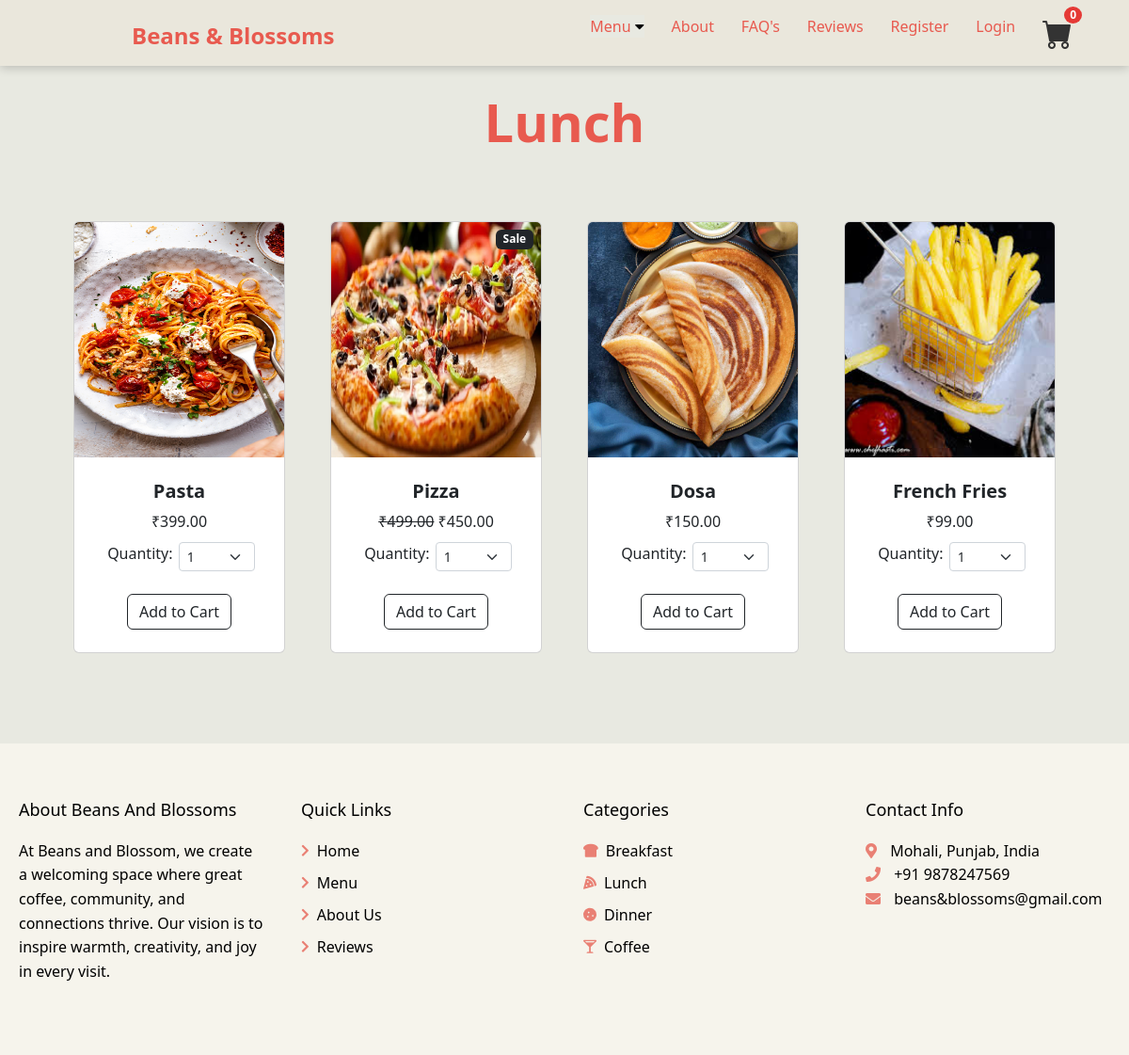
Page /category/Lunch on the committed database.
### main/models.py (models this page shows, shortened)
class Category(models.Model):
    name = models.CharField(max_length=50)
    def __str__(self):
        return self.name

class Product(models.Model):
    name =  models.CharField(max_length=100)
    price =  models.DecimalField(default=0,decimal_places=2,max_digits=6)
    category =  models.ForeignKey(Category, on_delete=models.CASCADE, default=1)
    image = models.ImageField(upload_to='uploads/product/')
    is_sale = models.BooleanField(default=False)
    sale_price = models.DecimalField(default=0, decimal_places=2, max_digits=6)

### main/views.py (the view)
# urls.py: path('category/<str:food>', views.category, name='category'),
def category(request, food):
    try:
        category = Category.objects.get(name=food)
        products = Product.objects.filter(category=category)
        return render(request, 'category.html',{'products':products, 'category':category} )
    except:
        messages.success(request, ("The category does.nt exist."))
        return redirect('menu')

### cart/context_processors.py (called while the page is built)
def cart(request):
    return {'cart': Cart(request)}

### main/templates/category.html (shortened to what this page needs)
{% extends 'base.html' %}
{% load static %}
{% block content %}
        <header class="py-5">
            <div class="container px-4 px-lg-5 my-5">
                <div class="text-center" style="color:  #E85A4F;;">
                    <h1 class="display-4 fw-bolder">{{ category }}</h1>
                </div>
            </div>
        </header>
        <section class="py-5" style="margin-top: -120px;">
            <div class="container px-4 px-lg-5 mt-5">
                <div class="row gx-4 gx-lg-5 row-cols-2 row-cols-md-3 row-cols-xl-4 justify-content-center">
                    {% for product in products %}
                        {% if product.is_sale == True %}
                    <div class="col mb-5">
                        <div class="card h-100">
                            <div class = "badge bg-dark text-white position-absolute" style="top:0.5rem;right: 0.5rem;">Sale</div>
                            <img class="card-img-top" src="{{ product.image.url }}" height="250px" alt="..." />
                            <div class="card-body p-4">
                                <div class="text-center">
                                    <h5 class="fw-bolder">{{product.name}}</h5>
                                    <strike>₹{{product.price}}</strike>&nbsp;₹{{product.sale_price}}<br>
                                    <center>
                                        <div style="display: flex; margin-right: -70px;margin-top: 10px;">
                                        <div class="col-md-4" style="margin-left: 5px; ">Quantity:</div>
                                    <div class="col-md-4">
                                <select class="form-select form-select-sm" id="qty-cart">
                                    <option value="1">1</option>
                                </select>
                                </div>
                                </div></div></center>
                            </div>
                            <div class="card-footer p-4 pt-0 border-top-0 bg-transparent">
                                <div class="text-center">
                                    <button class="btn btn-outline-dark mt-auto addcart" type="button" value="{{ product.id }}" >Add to Cart</button>
                                </div>
                            </div>
                        </div>
                    </div>
                    {% else %}
                    <div class="col mb-5">
                        <div class="card h-100">
                            <img class="card-img-top" src="{{ product.image.url }}" height="250px" alt="..." />
                            <div class="card-body p-4">
                                <div class="text-center">
                                    <h5 class="fw-bolder">{{product.name}}</h5>
                                    ₹{{product.price}}<br>
                                    <center>
                                        <div style="display: flex; margin-right: -70px;margin-top: 10px;">
                                        <div class="col-md-4" style="margin-left: 5px; ">Quantity:</div>
                                    <div class="col-md-4">
                                <select class="form-select form-select-sm" id="qty-cart">
                                    <option value="1">1</option>
                                </select>
                                </div>
                                </div></div></center>
                            </div>
                            <div class="card-footer p-4 pt-0 border-top-0 bg-transparent">
                                <div class="text-center">
                                    <button class="btn btn-outline-dark mt-auto addcart" type="button" value="{{ product.id }}" >Add to Cart</button>
                                </div>
                            </div>
                        </div>
                    </div>
                    {% endif %}
                {% endfor %}
    </div>
    </section>
{% endblock %}

### main/templates/base.html (style rules this page uses)
* { margin: 0; padding: 0; box-sizing: border-box; }
body { background-color: #E8E9E1; }

### rows in the picture
Category: name "Lunch"
Product: image (picture), name "Pasta", price "399.00", {{ product.id }} 5 (drawn)
Product: image (picture), name "Pizza", price "499.00", sale_price "450.00", {{ product.id }} 6 (drawn)
Product: image (picture), name "Dosa", price "150.00", {{ product.id }} 9 (drawn)
Product: image (picture), name "French Fries", price "99.00", {{ product.id }} 10 (drawn)
